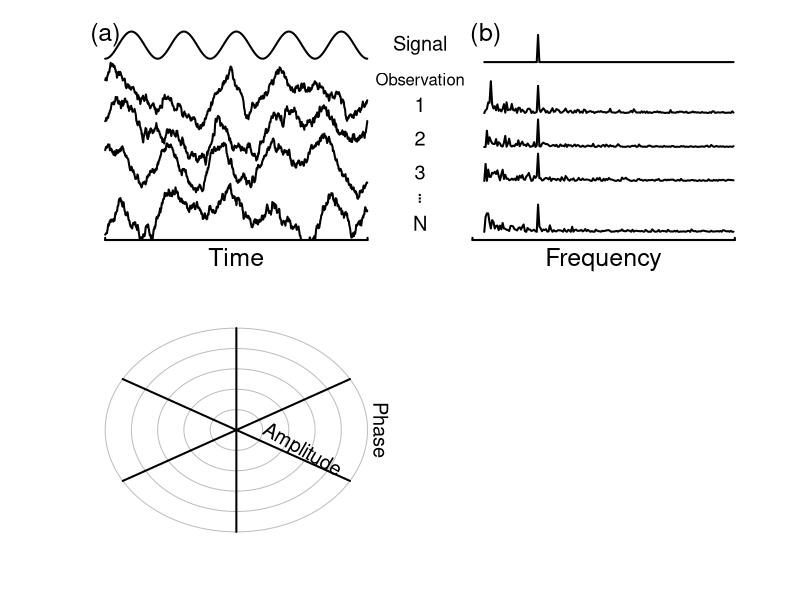

Write R code to recreate this figure. (Note: this script raises an error after producing the figure.)
nbdtpal <- c(rgb(0,0,0),rgb(0.73,0.16,0.42),rgb(0.22,0.44,0.64),'darkgreen','darkorange')
addalpha <- function(col, alpha=1){apply(sapply(col, col2rgb)/255, 2, function(x) rgb(x[1], x[2], x[3], alpha=alpha))}
set.seed(170382)

getbanana <- function(p){
  thetaRange <- seq(0.01, pi, 0.01)
  Tval <- atan((p[3]*tan(thetaRange))/p[4])
  x1 <- p[1] + (p[3] * cos(Tval))
  x2 <- p[1] - (p[3] * cos(Tval))
  y <- p[2] + (p[4] * sin(Tval))
  
  XXX <- c(x1[1:(length(x1)/2)], x2[(length(x2)/2):1])
  Y <- c(y[1:(length(y)/2)], y[(length(y)/2):1], y[length(y):(1+length(y)/2)], y[(1+length(y)/2):length(y)])
  X <- c(XXX, XXX[length(XXX):1])
  errormatrix <- pol2cart(matrix(data=c(Y,X),ncol=2))
  return(errormatrix)
}

par(mfrow=c(2,1), mar=c(3,4,1,2))

plotlims <- c(0,2.4,0,6) 
ticklocsx <- seq(0,1,0.5)    # locations of tick marks on x axis
ticklocsy <- seq(0,0.1,0.02)    # locations of tick marks on y axis
ticklabelsx <- ticklocsx        # set labels for x ticks
ticklabelsy <- ticklocsy    # set labels for y ticks

plot(x=NULL,y=NULL,axes=FALSE, ann=FALSE, xlim=plotlims[1:2], ylim=plotlims[3:4])   
axis(1, at=c(0,1), tck=0.01, lab=F, lwd=2)     # plot tick marks (no labels)
# axis(2, at=c(0,6), tck=0.01, lab=F, lwd=2)
axis(1, at=c(1.4,2.4), tck=0.01, lab=F, lwd=2)     # plot tick marks (no labels)
# axis(4, at=c(0,6), tck=0.01, lab=F, lwd=2)
mtext(text = 'Time', side = 1, cex=1.5, line=0.5, at=0.5)     # add the tick labels
mtext(text = 'Frequency', side = 1, cex=1.5, line=0.5, at=1.9)     # add the tick labels

text(1.2,5.5,'Signal',cex=1.2,adj=0.5)
text(1.2,4.5,'Observation',cex=1,adj=0.5)
text(1.2,3.75,'1',cex=1.2,adj=0.5)
text(1.2,2.75,'2',cex=1.2,adj=0.5)
text(1.2,1.75,'3',cex=1.2,adj=0.5)
text(1.2,1.1,'.',cex=1.2,adj=0.5)
text(1.2,1,'.',cex=1.2,adj=0.5)
text(1.2,0.9,'.',cex=1.2,adj=0.5)
text(1.2,0.25,'N',cex=1.2,adj=0.5)

text(0,5.8,'(a)',cex=1.5,adj=0.5)
text(1.45,5.8,'(b)',cex=1.5,adj=0.5)


tvals <- seq(0,10-0.001,0.001)
fvals <- c(0:(length(tvals)/2-1),(length(tvals)/2-1):0)/10
signal <- 0.8*cos(5*tvals * 2*pi + pi)

lines(tvals[1:1000],5+(signal[1:1000]+1)/2,lwd=2)

fsignal <- abs(fft(signal))/length(signal)
lines(1.4+fvals[10:200]/20,5+(2*fsignal[10:200]),lwd=2)

signal <- 0.8*cos(5*tvals * 2*pi + 3*pi/2)
ypos <- c(0,1.5,2.5,3.5)
for (n in 1:4){
nspec <- ((fft(signal)/length(signal)) + 0.2*rnorm(length(fvals))/fvals)
nspec[c(1:10,9991:10000)] <- 0
lines(1.4+fvals[10:200]/20,ypos[n]+(2*abs(nspec[10:200])),lwd=2)

nsignal <- Re(fft(nspec, inverse=TRUE))
nsignal <- nsignal[1:1000]/max(abs(nsignal[1:1000]))
nsignal <- nsignal - mean(nsignal)
lines(tvals[1:1000],ypos[n]-0.5+(nsignal[1:1000]+1),lwd=2)
}

signal <- 0.4*cos(5*tvals * 2*pi + pi/4)
allsimsignals <- NULL
nspec <- fft(signal)/length(signal)
for (n in 1:20){
  respec <- Re(nspec) + 1*rnorm(length(fvals))/fvals
  imspec <- Im(nspec) + 1*rnorm(length(fvals))/fvals
  
  allsimsignals[n] <- complex(real=respec[51],imaginary=imspec[51])
}


plot(x=NULL,y=NULL,axes=FALSE, ann=FALSE, xlim=c(-1,3.8), ylim=c(-1,1))   

rangles <- seq(0,360)*(pi/180)
r <- seq(0.2,1,0.2)
for (n in 1:length(r)){
  lines(r[n]*cos(rangles),r[n]*sin(rangles),col='gray')
}
lines(c(0,0),c(-1,1),lwd=2)
lines(cos(c(30,210)*pi/180),sin(c(30,210)*pi/180),lwd=2)
lines(cos(c(150,330)*pi/180),sin(c(150,330)*pi/180),lwd=2)

text(0.5,-0.2,'Amplitude',cex=1.2,adj=0.5,srt=-30)
text(1.1,0,'Phase',cex=1.2,adj=0.5,srt=-90)

stdresps <-sd(Mod(allsimsignals))  #/sqrt(length(allsimsignals))
stdangles <- sd(Arg(allsimsignals)) #/sqrt(length(allsimsignals))
pvals <- getbanana(c(mean(Mod(allsimsignals)),Arg(mean(allsimsignals)),stdresps,stdangles))
polygon(pvals[,1], pvals[,2], col=addalpha(nbdtpal[3],0.2), border=NA) # plot upside down hanging from the top axis with our transparent colour

for (n in 1:length(allsimsignals)){lines(c(0,Re(allsimsignals[n])),c(0,Im(allsimsignals[n])),col=addalpha(nbdtpal[1],0.5))}
points(Re(allsimsignals),Im(allsimsignals),pch=16,col=addalpha(nbdtpal[1],0.5),cex=0.8)

meanangle <- mean(((Arg(allsimsignals)-1) %% 2*pi)+1)
meanangle <- Arg(mean(allsimsignals))
meanamp <- mean(Mod(allsimsignals))
y <- meanamp*sin(meanangle)
x <- meanamp*cos(meanangle)
lines(c(0,x),c(0,y),lwd=3,col=nbdtpal[3])
points(x,y,pch=21,bg=nbdtpal[3],cex=1.5)



arrows(2.8,-1,2.8,1,length=0.1,lwd=2)
arrows(1.8,0,3.8,0,length=0.1,lwd=2)
text(1.93,0.1,'Real',cex=1.2,adj=0.5)
text(2.7,-0.7,'Imaginary',cex=1.2,adj=0.5,srt=90)

points(Re(allsimsignals)+2.8,Im(allsimsignals),pch=16,col=addalpha(nbdtpal[1],0.5),cex=0.8)
points(Re(mean(allsimsignals))+2.8,Im(mean(allsimsignals)),pch=21,bg=nbdtpal[3],cex=1.5)
eldata <- getel(allsimsignals)
polygon(eldata[1,]+2.8,eldata[2,], col=addalpha(nbdtpal[3],0.2), border=NA) # plot upside down hanging from the top axis with our transparent colour


text(-1,1,'(c)',cex=1.5,adj=0.5)
text(1.8,1,'(d)',cex=1.5,adj=0.5)

